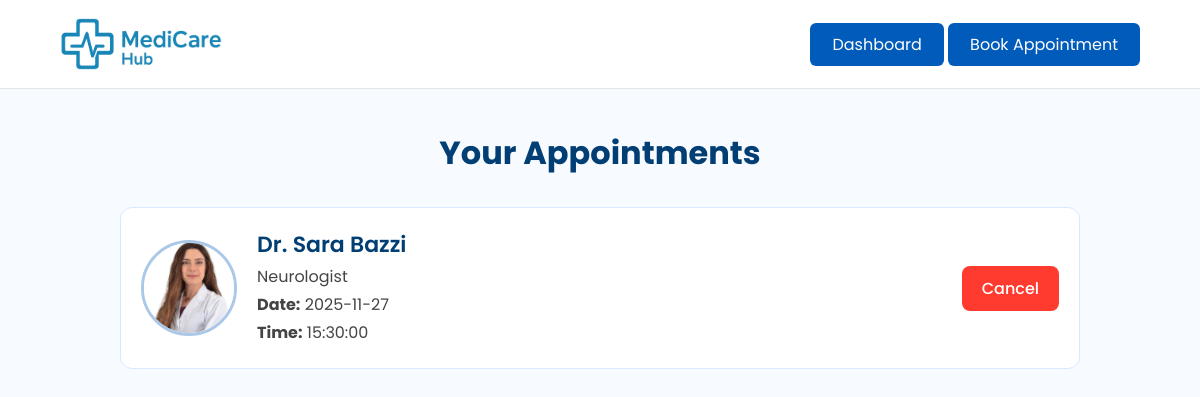
/front/viewAppointments.php (signed in), run on the app's committed database.
### tables this page shows
CREATE TABLE `Appointment` (
  `Appointment_id` int(11) NOT NULL,
  `Appointment_Date` date NOT NULL,
  `Reason` varchar(500) NOT NULL,
  `Status` varchar(50) NOT NULL,
  `Patient_id` int(11) NOT NULL,
  `Doctor_id` int(11) NOT NULL,
  `Appointment_time` time NOT NULL
);

CREATE TABLE `Doctors` (
  `Doctor_id` int(11) NOT NULL,
  `First_name` varchar(100) NOT NULL,
  `Last_name` varchar(100) NOT NULL,
  `Specialty` varchar(100) NOT NULL,
  `Phone` varchar(100) NOT NULL,
  `Email` varchar(100) NOT NULL,
  `Photo` varchar(255) DEFAULT NULL,
  `About` text DEFAULT NULL,
  `Department_id` int(11) NOT NULL,
  `Password` varchar(255) NOT NULL
);

### front/viewAppointments.php (the view, shortened to what this page needs)
<?php
require "../Backend/dbconx.php";
$patient_id = $_SESSION["id"];
$stmt = $pdo->prepare("
    SELECT A.*, D.First_name, D.Last_name, D.Specialty, D.Photo
    FROM Appointment A
    JOIN Doctors D ON A.Doctor_id = D.Doctor_id
    WHERE A.Patient_id = ?
    ORDER BY A.Appointment_Date ASC, A.Appointment_time ASC
");
$stmt->execute([$patient_id]);
$appointments = $stmt->fetchAll(PDO::FETCH_ASSOC);
?>
<!DOCTYPE html>
<html lang="en">
<head>
</head>
<body>
<div class="navbar">
    <img src="../medias/logo.png">
<div >
    <a class="login-btn" href="../front/patientDashboard.php">Dashboard</a>
    <a class="login-btn" href="../booking/Booking-Department.php">Book Appointment</a>
    </div>
</div>
<h1>Your Appointments</h1>
<div class="appointments-container">
<?php if (count($appointments) == 0): ?>
    <p class="no-app">You have no appointments.</p>
<?php else: ?>
    <?php foreach ($appointments as $app): ?>
        <div class="appointment-card">
            <img src="../medias/drimages/<?php echo $app['Photo']; ?>">
            <div class="info">
                <h2>Dr. <?php echo $app["First_name"] . " " . $app["Last_name"]; ?></h2>
                <p><?php echo $app["Specialty"]; ?></p>
                <p><strong>Date:</strong> <?php echo $app["Appointment_Date"]; ?></p>
                <p><strong>Time:</strong> <?php echo $app["Appointment_time"]; ?></p>
            </div>
            <a class="cancel-btn"
               href="../Backend/CancelAppointment.php?id=<?php echo $app['Appointment_id']; ?>"
               onclick="return confirm('Are you sure you want to cancel this appointment?');">
               Cancel
            </a>
        </div>
    <?php endforeach; ?>
<?php endif; ?>
</div>
</body>
</html>

### front/viewAppointments.php (style rules this page uses)
body { margin:0; font-family:'Poppins', sans-serif; background:#f7faff; }
.navbar { display:flex; justify-content:space-between; align-items:center; padding:18px 60px; background:white; border-bottom:1px solid #e5e5e5; }
.navbar img { width:15%; }
.login-btn { background:#005bbb; color:white; padding:10px 22px; border-radius:6px; text-decoration:none; }
h1 { text-align:center; margin-top:40px; color:#003e74; font-size:32px; }
.appointments-container { width:80%; margin:30px auto; }
.appointment-card { background:white; padding:20px; border:1px solid #d7eaff; border-radius:12px; margin-bottom:18px; display:flex; align-items:center; gap:20px; }
.appointment-card img { width:90px; height:90px; border-radius:50%; object-fit:cover; border:3px solid #005bbb55; }
.info { flex:1; }
.info h2 { margin:0; color:#003e74; font-size:22px; font-weight:600; }
.info p { margin:3px 0; color:#444; }
.cancel-btn { background:#ff3b30; padding:10px 20px; color:white; border-radius:8px; text-decoration:none; font-weight:500; }

### data on the page
appointment: Doctor.Photo (picture), Doctor.First_name "Sara", Doctor.Last_name "Bazzi", Doctor.Specialty "Neurologist", Appointment_Date "2025-11-27", Appointment_time "15:30:00"
